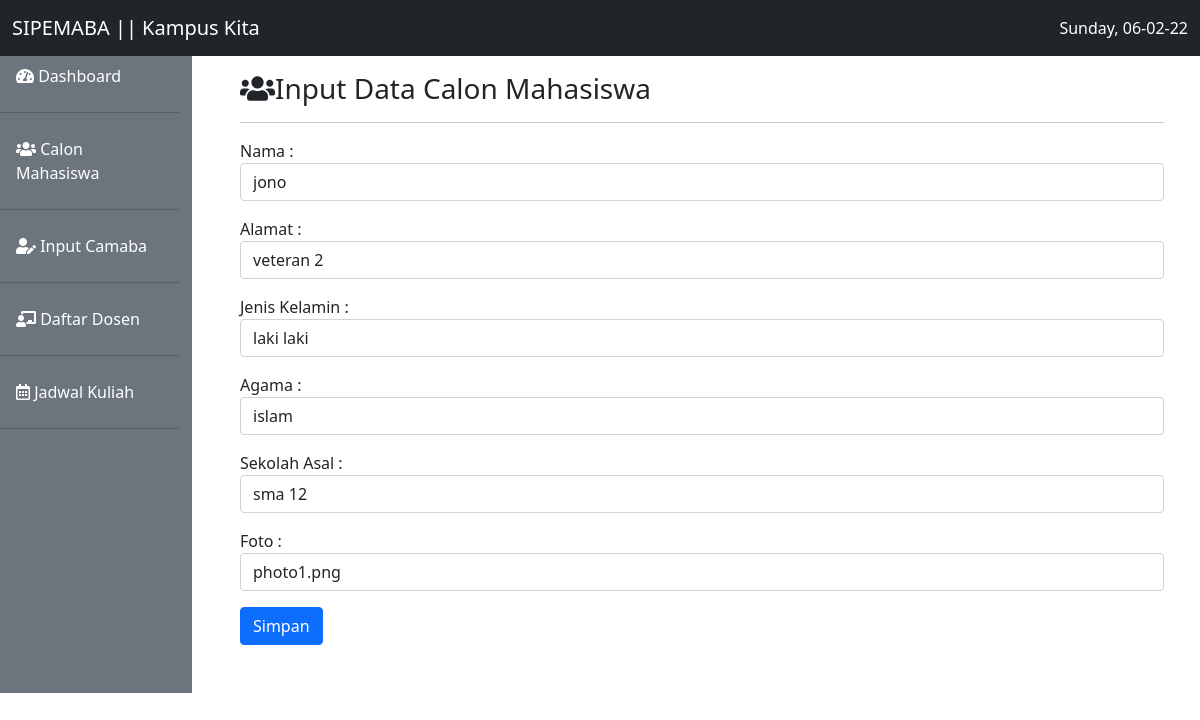
Page /EKT2_1904030022/edit.php?id=1 on the committed database.
### tables this page shows
CREATE TABLE `calon_mhs` (
  `id` int(11) NOT NULL,
  `nama` varchar(40) NOT NULL,
  `alamat` varchar(255) NOT NULL,
  `jenis_kelamin` varchar(9) NOT NULL,
  `agama` varchar(9) NOT NULL,
  `sekolah_asal` varchar(20) NOT NULL,
  `foto_maba` varchar(30) NOT NULL
);

### EKT2_1904030022/functions.php (called while the page is built, shortened)
<?php
$konn = mysqli_connect('localhost', 'root', '', 'wpsmt5');
function query($query)
{
  global $konn;
  $result = mysqli_query($konn, $query);
  if (mysqli_num_rows($result) == 1) {
    return mysqli_fetch_assoc($result);
  }
  $rows = [];
  return $rows;
}

### EKT2_1904030022/edit.php (the view, shortened to what this page needs)
<?php
require 'functions.php';
$id = $_GET['id'];
$camaba = query("SELECT * FROM calon_mhs WHERE id = $id");
?>
<!doctype html>
<html lang="en">
<head>
  <link href="tema/bootstrap/css/bootstrap.min.css" rel="stylesheet">
  <link rel="stylesheet" href="tema/fontawesome/css/all.min.css">
</head>
<body>
  <nav class="navbar navbar-expand-lg navbar-light bg-dark fixed-top">
    <div class="container-fluid">
      <a class="navbar-brand text-white" href="#">SIPEMABA || Kampus Kita</a>
      <div class="collapse navbar-collapse" id="navbarSupportedContent">
        <div class="text-white">
          <?php
          echo date('l, d-m-y');
          ?>
        </div>
      </div>
    </div>
  </nav>
  <div class="row mt-4">
    <div class="col-md-2 mt-2 pr-3 pt-4 bg-secondary">
      <ul class="nav flex-column">
        <li class="nav-item">
          <a class="nav-link text-white" aria-current="page" href="#"><i class="fas fa-tachometer-alt"></i> Dashboard</a>
          <hr class="bg-dark">
        </li>
        <li class="nav-item">
          <a class="nav-link text-white" href="index.php"><i class="fas fa-users"></i> Calon Mahasiswa</a>
          <hr>
        </li>
        <li class="nav-item">
          <a class="nav-link text-white" href="tambah.php"><i class="fas fa-user-edit"></i> Input Camaba</a>
          <hr>
        </li>
        <li class="nav-item">
          <a class="nav-link text-white" href="dosen.php"><i class="fas fa-chalkboard-teacher"></i> Daftar Dosen</a>
          <hr>
        </li>
        <li class="nav-item">
          <a class="nav-link text-white" href="#"><i class="far fa-calendar-alt"></i> Jadwal Kuliah</a>
          <hr>
        </li>
      </ul>
    </div>
    <div class="col-md-10 p-5 pt-5">
      <h3><i class="fas fa-users"></i>Input Data Calon Mahasiswa</h3>
      <hr>
      <form method="POST" action="">
        <div class="mb-3">
          <label for="nama">Nama : </label>
          <input type="text" class="form-control" id="nama" value="<?= $camaba['nama'] ?>" placeholder="Nama lengkap" name="nama" autofocus required autocomplete="off">
        </div>
        <div class="mb-3">
          <label for="alamat">Alamat : </label>
          <input type="text" class="form-control" id="alamat" value="<?= $camaba['alamat'] ?>" placeholder="Alamat lengkap" name="alamat" required autocomplete="off">
        </div>
        <div class="mb-3">
          <label for="jenis_kelamin">Jenis Kelamin : </label>
          <input type="text" class="form-control" id="jenis_kelamin" value="<?= $camaba['jenis_kelamin'] ?>" placeholder="Jenis kelamin" name="jenis_kelamin" required autocomplete="off">
        </div>
        <div class="mb-3">
          <label for="agama">Agama : </label>
          <input type="text" class="form-control" id="agama" value="<?= $camaba['agama'] ?>" placeholder="Agama anda" name="agama" required autocomplete="off">
        </div>
        <div class="mb-3">
          <label for="sekolah_asal">Sekolah Asal : </label>
          <input type="text" class="form-control" id="sekolah_asal" value="<?= $camaba['sekolah_asal'] ?>" placeholder="Sekolah Asalmu" required autocomplete="off">
        </div>
        <div class="mb-3">
          <label for="nama">Foto : </label>
          <input type="text" class="form-control" id="foto_maba" value="<?= $camaba['foto_maba'] ?>" placeholder="Input foto anda" name="foto_maba" required autocomplete="off">
        </div>
        <button type="submit" class="btn btn-primary" name="edit">Simpan</button>
      </form>
    </div>
  </div>
</body>
</html>

### rows in the picture
calon_mhs: nama "jono", alamat "veteran 2", jenis_kelamin "laki laki", agama "islam", sekolah_asal "sma 12", foto_maba "photo1.png"
